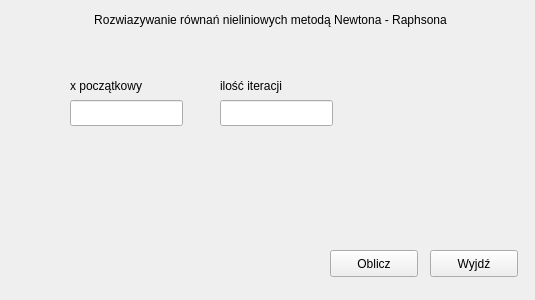
<?xml version="1.0" encoding="UTF-8"?>
<ui version="4.0">
 <class>MainWindow</class>
 <widget class="QMainWindow" name="MainWindow">
  <property name="geometry">
   <rect>
    <x>0</x>
    <y>0</y>
    <width>535</width>
    <height>300</height>
   </rect>
  </property>
  <property name="windowTitle">
   <string>Newton - Raphson</string>
  </property>
  <widget class="QWidget" name="centralWidget">
   <widget class="QLabel" name="label">
    <property name="geometry">
     <rect>
      <x>10</x>
      <y>10</y>
      <width>521</width>
      <height>20</height>
     </rect>
    </property>
    <property name="text">
     <string>Rozwiazywanie równań nieliniowych metodą Newtona - Raphsona</string>
    </property>
    <property name="alignment">
     <set>Qt::AlignCenter</set>
    </property>
   </widget>
   <widget class="QPushButton" name="pushButton">
    <property name="geometry">
     <rect>
      <x>330</x>
      <y>250</y>
      <width>88</width>
      <height>27</height>
     </rect>
    </property>
    <property name="text">
     <string>Oblicz</string>
    </property>
   </widget>
   <widget class="QPushButton" name="pushButton_2">
    <property name="geometry">
     <rect>
      <x>430</x>
      <y>250</y>
      <width>88</width>
      <height>27</height>
     </rect>
    </property>
    <property name="text">
     <string>Wyjdź</string>
    </property>
   </widget>
   <widget class="QLineEdit" name="lineEdit_x">
    <property name="geometry">
     <rect>
      <x>70</x>
      <y>100</y>
      <width>113</width>
      <height>26</height>
     </rect>
    </property>
   </widget>
   <widget class="QLineEdit" name="lineEdit_it">
    <property name="geometry">
     <rect>
      <x>220</x>
      <y>100</y>
      <width>113</width>
      <height>26</height>
     </rect>
    </property>
   </widget>
   <widget class="QLabel" name="label_2">
    <property name="geometry">
     <rect>
      <x>70</x>
      <y>70</y>
      <width>101</width>
      <height>31</height>
     </rect>
    </property>
    <property name="text">
     <string>x początkowy</string>
    </property>
   </widget>
   <widget class="QLabel" name="label_3">
    <property name="geometry">
     <rect>
      <x>220</x>
      <y>70</y>
      <width>111</width>
      <height>31</height>
     </rect>
    </property>
    <property name="text">
     <string>ilość iteracji</string>
    </property>
   </widget>
  </widget>
 </widget>
 <layoutdefault spacing="6" margin="11"/>
 <resources/>
 <connections/>
</ui>
